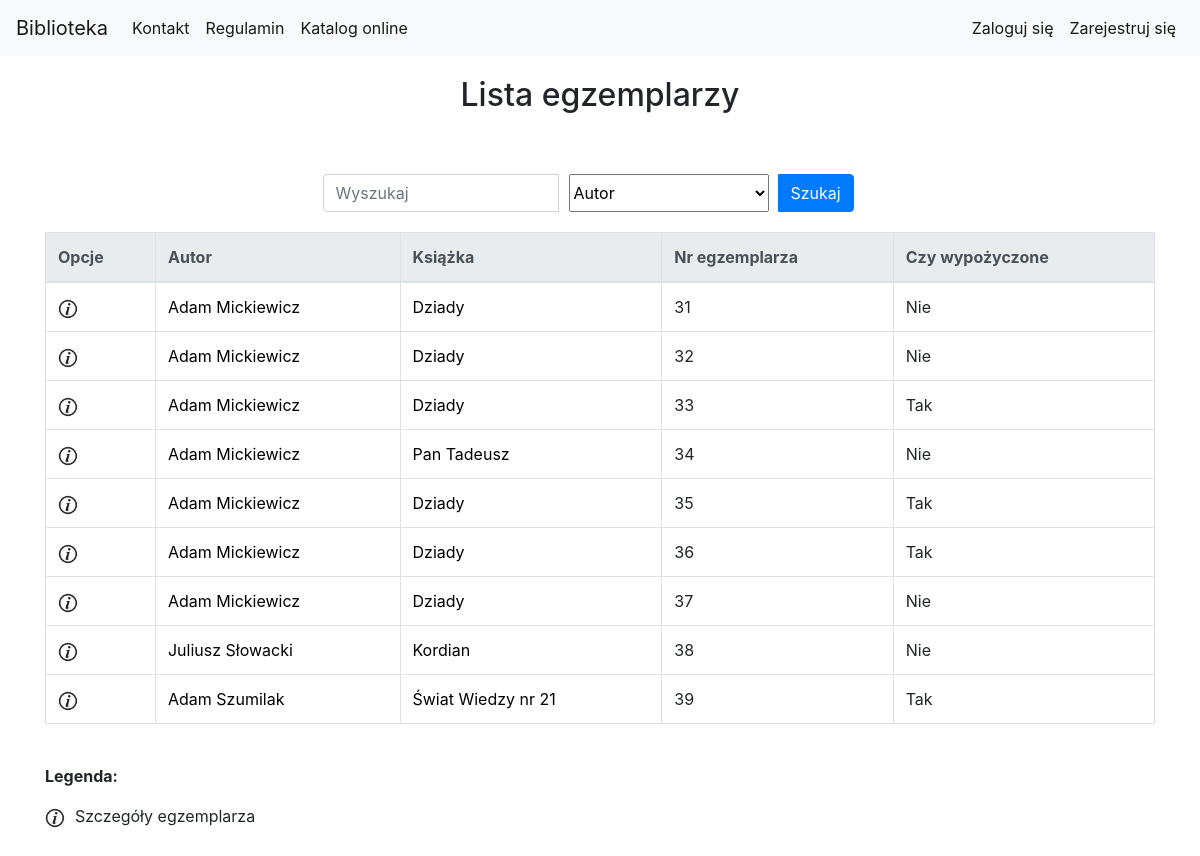
The app's page /library/book_copy_list/ with its own data.
### library_app/models.py (models this page shows, shortened)
class BookCopy(models.Model):
    book = models.ForeignKey(Book, related_name="bookcopies", verbose_name='Wybierz książkę') #teraz w templatce mozemy z poziomu klasy book odnosic sie do obiektow bookcopy, np {{book.bookcopies.count}} da liczbe kopii ksiazek ktore maja w polu book id danej ksiazki
    is_borrowed = models.BooleanField(default=False)

class Author(models.Model):
    first_name = models.CharField(max_length=200, verbose_name='Imię')
    last_name = models.CharField(max_length=200, verbose_name='Nazwisko')
    country = models.CharField(max_length=200, verbose_name='Kraj')
    biography = models.TextField(default='', blank=True, null=True, verbose_name='Biografia')
    birth_place = models.CharField(max_length=200, default='', blank=True, null=True, verbose_name='Miejsce urodzenia')
    image_url = models.URLField(default='', blank=True, null=True, verbose_name='Adres url portretu, zakończony rozszerzeniem')
    years_of_life = models.CharField(max_length=10, default='', blank=True, null=True, verbose_name='Lata życia')

class Book(models.Model):
    authors = models.ManyToManyField(Author, related_name='book_authors', verbose_name='Autorzy')
    category = models.ForeignKey(Category, related_name='book_categories', verbose_name='Kategoria')
    publishing_house = models.ForeignKey(PublishingHouse, related_name='publishing_houses', verbose_name='Wydawnictwo')
    isbn = models.CharField(max_length=30, unique=True, verbose_name='Numer ISBN')
    title = models.CharField(max_length=200, verbose_name='Tytuł')
    description = models.TextField(blank=True, default='', verbose_name='Opis')
    publish_date = models.DateField(default=datetime.now, blank=True, verbose_name='Data publikacji')
    edition = models.PositiveIntegerField(default=1, verbose_name='Numer wydania')
    image_url = models.URLField(default='', blank=True, null=True, verbose_name='Adres url okładki zakończony rozszerzeniem obrazu')
    add_date = models.DateTimeField(auto_now=True)
    slug = models.SlugField(allow_unicode=True, unique=True)

### library_app/views.py (the view)
class BookCopyListView(generic.ListView):
    model = models.BookCopy
    paginate_by = 10
    def get_queryset(self):
        search_query = self.request.GET.get("search_query")
        search_type = self.request.GET.get("search_type")
        if search_query is not None:
            if search_type == "title":
                return models.BookCopy.objects.all().filter(book__title__icontains=search_query)
            elif search_type == "author":
                authors_result = models.BookCopy.objects.all().filter(book__authors__first_name__icontains=search_query) | models.BookCopy.objects.all().filter(book__authors__last_name__icontains=search_query)
                return authors_result
            elif search_type == "bookcopy_nr":
                return models.BookCopy.objects.all().filter(id__icontains=search_query)
            elif search_type == "isbn":
                return models.BookCopy.objects.all().filter(book__isbn__icontains=search_query)
        else:
            return models.BookCopy.objects.all()

### library_app/templates/library_app/bookcopy_list.html (shortened to what this page needs)
{% extends "base.html" %}
{% load static %}
{% load custom_tags %}
{% block body_block %}
<div class="container">
    <div class="page-title">
        <h2>Lista egzemplarzy </h2>
    </div>
            <div class="search-bar">
                <form class="form-inline" action="{% url 'library_app:bookcopy_list' %}" method="GET">
                    <div class="input-group">
                        <input type="search" class="form-control" name="search_query" placeholder="Wyszukaj">
                        <select class="search-select" name="search_type">
                            <option value="author" selected>Autor</option>
                        </select>
                        <div class="input-group-append search-button">
                            <button class="btn btn-primary" type="submit">Szukaj</button>
                        </div>
                    </div>
                </form>
            </div>
        {% if user.is_authenticated and user.is_superuser %}
            <div class="other_create_buttons">
                <a class="btn btn-primary" href="{% url 'library_app:bookcopy_create' %}">Dodaj egzemplarz książki</a>
            </div>
            <table class="table table-bordered table-hover">
                <thead class="thead-light">
                    <tr>
                        <th scope="col">Opcje</th>
                        <th scope="col">Autor</th>
                        <th scope="col">Książka</th>
                        <th scope="col">Nr egzemplarza</th>
                        <th scope="col">Pożyczone dla</th>
                        <th scope="col">Data wypożyczenia</th>
                        <th scope="col">Data oddania</th>
                    </tr>
                </thead>
                <tbody>
                    {% for bookcopy in bookcopy_list %}
                    {% get_bookcopy_borrow bookcopy.id as book_copy_borrow_obj %}
                    <tr>
                        <td>
                            <a href="{% url 'library_app:bookcopy_detail' pk=bookcopy.pk %}"><img src="{% static 'website_icons/info_ico.png' %}"
                                    alt="Szczegóły" width="20" height="20"></a>
                            {% if bookcopy.is_borrowed == False %}
                            <a href="{% url 'library_app:bookcopy_delete' pk=bookcopy.pk %}"><img src="{% static 'website_icons/del_ico.png' %}"
                                    alt="Usuń" width="20" height="20"></a>
                            {% else %}
                            <a href="{% url 'library_app:borrow_delete' pk=book_copy_borrow_obj.pk %}"><img src="{% static 'website_icons/del_borrow_ico.png' %}"
                                    alt="Usuń wypozyczenie" width="20" height="20"></a>
                            {% endif %}
                        </td>
                        <td>
                            {% for author in bookcopy.book.authors.all %}
                            <a href="{% url 'library_app:author_detail' pk=author.pk %}">{{author.first_name}} {{author.last_name}}</a>
                            {% endfor %}
                        </td>
                        <td><a href="{% url 'library_app:book_detail' pk=bookcopy.book.pk %}">{{bookcopy.book.title}}</a></td>
                        <td><a href="{% url 'library_app:bookcopy_detail' pk=bookcopy.pk %}"></a>{{bookcopy.id}}</a></td>
                        {% if book_copy_borrow_obj %}
                        <td>{{book_copy_borrow_obj.user.get_full_name}}</a></td>
                        <td>{{book_copy_borrow_obj.borrow_date}}</a></td>
                        <td>{{book_copy_borrow_obj.receive_date}}</a></td>
                        {% else %}
                        <td>-</td>
                        <td>-</td>
                        <td>-</td>
                        {% endif %}
                    </tr>
                    {% endfor %}
                </tbody>
            </table>
        {% else %}
            <table class="table table-bordered table-hover">
                <thead class="thead-light">
                    <tr>
                        <th scope="col">Opcje</th>
                        <th scope="col">Autor</th>
                        <th scope="col">Książka</th>
                        <th scope="col">Nr egzemplarza</th>
                        <th scope="col">Czy wypożyczone</th>
                    </tr>
                </thead>
                <tbody>
                    {% for bookcopy in bookcopy_list %}
                    <tr>
                        <td>
                            <a href="{% url 'library_app:bookcopy_detail' pk=bookcopy.pk %}"><img src="{% static 'website_icons/info_ico.png' %}"
                                    alt="Szczegóły" width="20" height="20"></a>
                        </td>
                        <td>
                            {% for author in bookcopy.book.authors.all %}
                            <a href="{% url 'library_app:author_detail' pk=author.pk %}">{{author.first_name}} {{author.last_name}}</a>
                            {% endfor %}
                        </td>
                        <td><a href="{% url 'library_app:book_detail' pk=bookcopy.book.pk %}">{{bookcopy.book.title}}</a></td>
                        <td><a href="{% url 'library_app:bookcopy_detail' pk=bookcopy.pk %}"></a>{{bookcopy.id}}</a></td>
                        <td>
                            {% if bookcopy.is_borrowed %}
                                Tak
                            {% else %}
                                Nie
                            {% endif %}
                        </td>
                    </tr>
                    {% endfor %}
                </tbody>
            </table>
        {% endif %}
    <div class="table-legend">
        <p><b>Legenda:</b></p>
        <p><img src="{% static 'website_icons/info_ico.png' %}" alt="Szczegóły" width="20" height="20">Szczegóły egzemplarza</p>
    </div>
</div>
{% endblock %}

### static/css/style.css (style rules this page uses)
.page-title { margin-top: 20px; margin-bottom: 20px; text-align: center; }
a { text-decoration: none; color: black; }
.table-legend { margin-bottom: 50px; }
.table-legend img { margin-right: 10px; }
.search-bar { padding-top: 40px; padding-bottom: 20px; margin: 0 auto; width: 50%; }
.search-button { width: 100px; }
.search-select { width: 200px; margin-right: 10px; margin-left: 10px; }

### records on screen
BookCopy: book "Dziady", id "31", is_borrowed "Nie"
Author: first_name "Adam", last_name "Mickiewicz"
BookCopy: book "Dziady", id "32", is_borrowed "Nie"
BookCopy: book "Dziady", id "33", is_borrowed "Tak"
BookCopy: book "Pan Tadeusz", id "34", is_borrowed "Nie"
BookCopy: book "Dziady", id "35", is_borrowed "Tak"
BookCopy: book "Dziady", id "36", is_borrowed "Tak"
BookCopy: book "Dziady", id "37", is_borrowed "Nie"
BookCopy: book "Kordian", id "38", is_borrowed "Nie"
Author: first_name "Juliusz", last_name "Słowacki"
BookCopy: book "Świat Wiedzy nr 21", id "39", is_borrowed "Tak"
Author: first_name "Adam", last_name "Szumilak"
